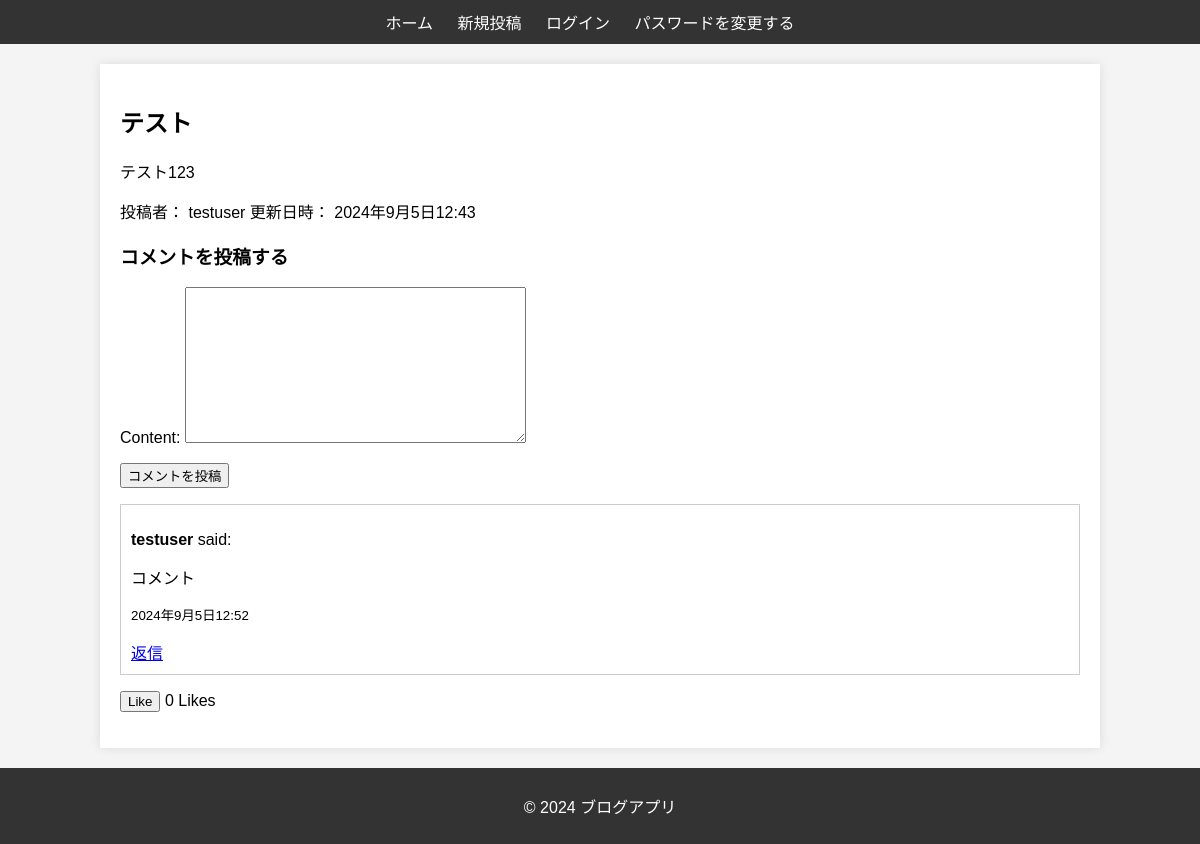
/post/2/, run on an earlier commit of the app's database.
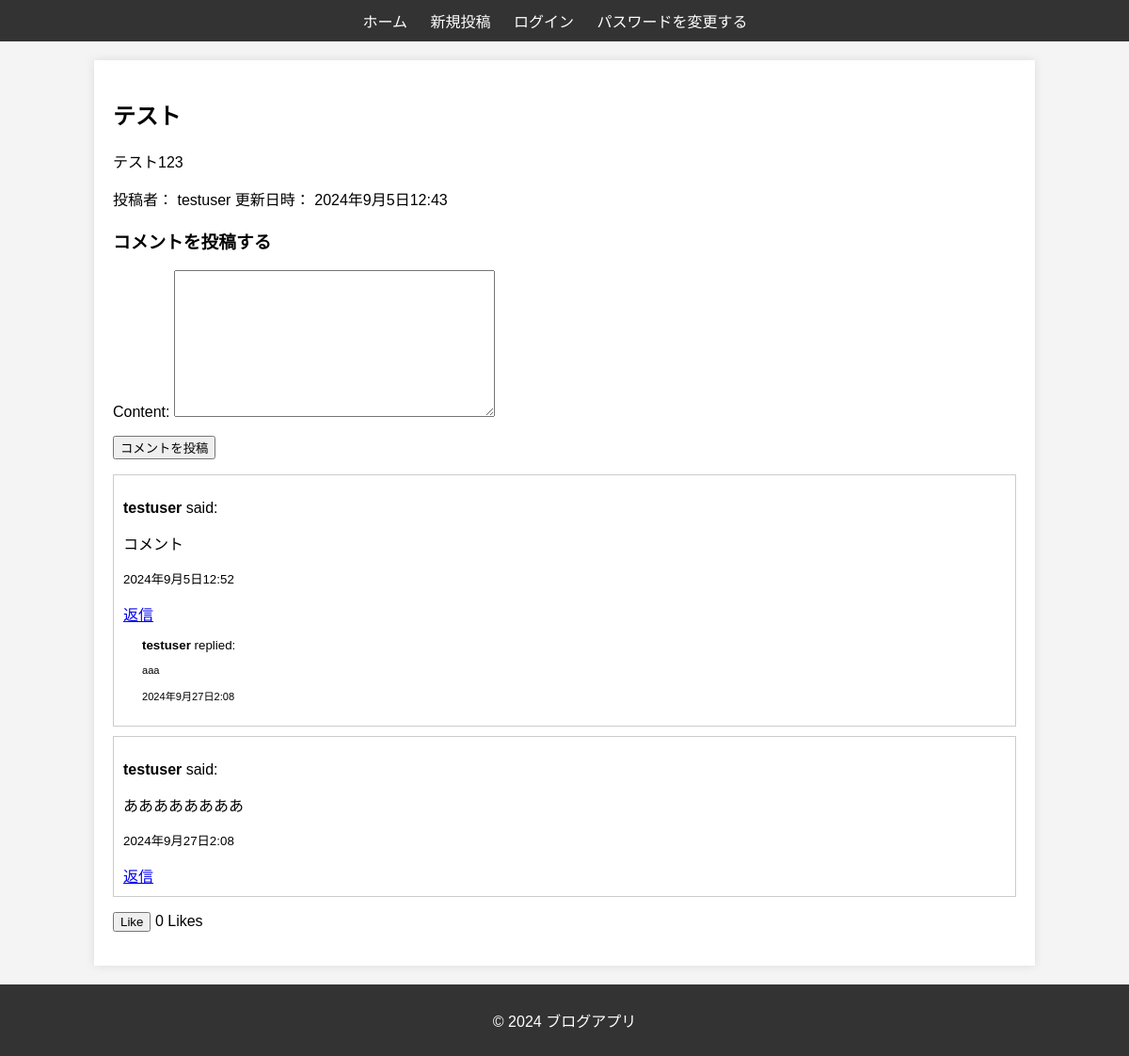
And on a later commit of the database.
### blog/models.py (models this page shows, shortened)
class Comment(models.Model):
    content = models.TextField()
    user = models.ForeignKey(User, on_delete=models.CASCADE)
    post = models.ForeignKey(Post, on_delete=models.CASCADE, related_name='comments')
    parent = models.ForeignKey('self', on_delete=models.CASCADE, null=True, blank=True, related_name='replies') # 親コメント
    created_at = models.DateTimeField(auto_now_add=True)

### blog/views.py (the view, shortened to what this page needs)
# urls.py: path('post/<int:post_id>/', views.post_detail, name='post_detail'),
def post_detail(request, post_id):
    post = get_object_or_404(Post, id=post_id)
    comments = Comment.objects.filter(post=post).select_related('user').prefetch_related('replies')  # 'comment_set' ではなく 'replies'
    comment_form = CommentForm()
    return render(request, 'blog/post_detail.html', {
        'post': post,
        'comments': comments,
        'comment_form': comment_form,
    })

### blog/forms.py
class CommentForm(forms.ModelForm):
    class Meta:
        model = Comment
        fields = ['content']

### blog/templates/blog/post_detail.html (shortened to what this page needs)
{% extends 'blog/base.html' %}
{% block content %}
<body>
<h2>{{ post.title }}</h2>
<p>{{ post.content }}</p>
<p>投稿者： {{ post.author }} 更新日時： {{ post.created_at }}</p>
<h3>コメントを投稿する</h3>
<form id="comment-form" method="POST">
    {{ comment_form.as_p }}
    <button type="submit">コメントを投稿</button>
</form>
<div class="comments">
    {% for comment in comments %}
        {% if not comment.parent %}
            <div class="comment">
                <p><strong>{{ comment.user.username }}</strong> said:</p>
                <p>{{ comment.content }}</p>
                <p><small>{{ comment.created_at }}</small></p>
                <a href="#" class="reply-button" data-comment-id="{{ comment.id }}">返信</a>
                <div class="replies" style="margin-left: 20px;">
                    {% for reply in comment.replies.all %}
                        <div class="reply">
                            <p><strong>{{ reply.user.username }}</strong> replied:</p>
                            <p style="font-size: smaller;">{{ reply.content }}</p>
                            <p><small>{{ reply.created_at }}</small></p>
                        </div>
                    {% endfor %}
                </div>
            </div>
        {% endif %}
    {% endfor %}
</div>
<p>
    <button id="like-button" {% if not user.is_authenticated %}onclick="redirectToLogin()"{% endif %}>
        {{ is_liked|yesno:"Unlike,Like" }}
    </button>
    <span id="like-count">{{ post.like_set.count }}</span> Likes
</p>
</body>
{% endblock %}

What changed in the data, as far as the page shows it:
added Comment: user.username "testuser", content "aaa", created_at "2024年9月27日2:08"
added Comment: user.username "testuser", content "ああああああああ", created_at "2024年9月27日2:08", shown under "コメントを投稿する"
